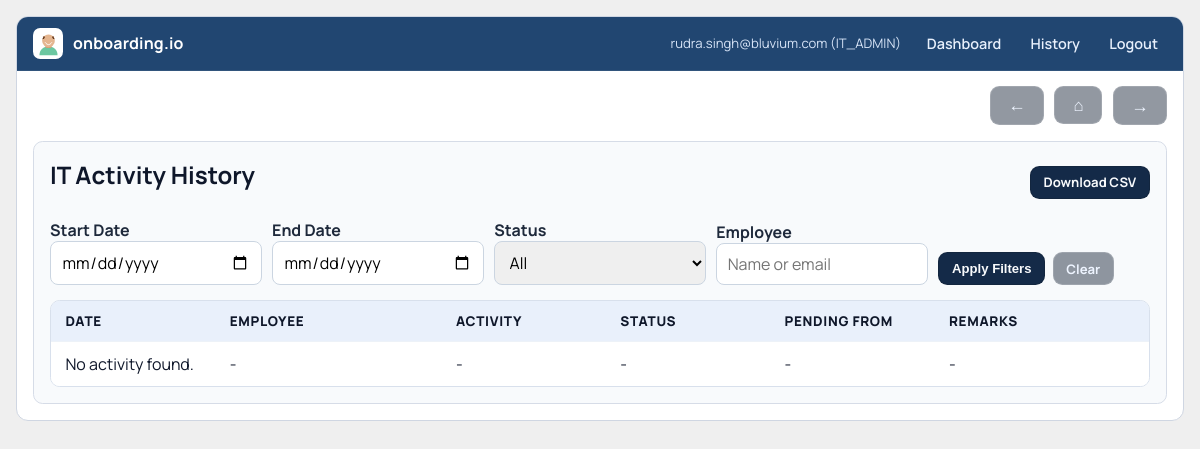
The app's page /history (signed in), older data.
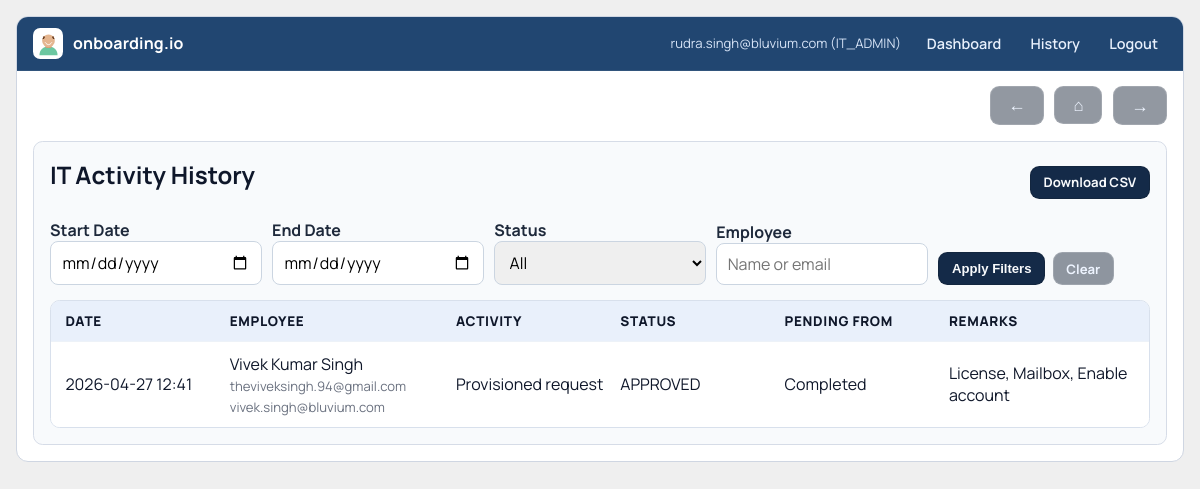
The same page, newer data.
### models.py (models this page shows)
class Provisioning(db.Model):
    id = db.Column(db.Integer, primary_key=True)
    request_id = db.Column(db.Integer, db.ForeignKey("employee_request.id"), nullable=False)
    created_by = db.Column(db.Integer, db.ForeignKey("user.id"), nullable=False)
    it_user_id = db.Column(db.String(255), nullable=False)
    license_type = db.Column(db.String(255), nullable=False)
    security_groups = db.Column(db.Text)
    assign_license = db.Column(db.Boolean)
    password_reset_required = db.Column(db.Boolean)
    block_user = db.Column(db.Boolean)
    mfa_reset_required = db.Column(db.Boolean)
    mailbox_creation_required = db.Column(db.Boolean)
    account_access_action = db.Column(db.String(20))
    created_at = db.Column(db.DateTime)

class EmployeeRequest(db.Model):
    id = db.Column(db.Integer, primary_key=True)
    domain = db.Column(db.String(255), nullable=False)
    requested_by = db.Column(db.Integer, db.ForeignKey("user.id"), nullable=False)
    first_name = db.Column(db.String(255))
    middle_name = db.Column(db.String(255))
    last_name = db.Column(db.String(255))
    employee_name = db.Column(db.String(255), nullable=False)
    employee_email = db.Column(db.String(255), nullable=False)
    gender = db.Column(db.String(50))
    job_title = db.Column(db.String(255))
    work_mode = db.Column(db.String(50))
    work_location = db.Column(db.String(255))
    company_email = db.Column(db.String(255))
    status = db.Column(db.String(50), nullable=False)
    created_at = db.Column(db.DateTime)

### app.py (the view, shortened to what this page needs)
    @app.route("/history")
    @login_required
    def history():
        domain = current_user.domain
        role = current_user.role
        export_csv = request.args.get("export") == "csv"
        filters = parse_history_filters()
        if role == ROLE_HR:
            requests = EmployeeRequest.query.filter_by(domain=domain, requested_by=current_user.id).order_by(EmployeeRequest.created_at.desc()).all()
            tracking_map = build_tracking_map(requests)
            rows = []
            for req in requests:
                tracking = tracking_map.get(req.id, {})
                rows.append({
                    "date": req.created_at.strftime("%Y-%m-%d %H:%M") if req.created_at else "-",
                    "employee": req.employee_name,
                    "personal_email": req.employee_email,
                    "company_email": req.company_email or "-",
                    "activity": "Created request",
                    "status": req.status,
                    "request_status": req.status,
                    "pending_from": tracking.get("pending_from", "-"),
                    "remarks": "-",
                })
            title = "HR Activity History"
        elif role == ROLE_IT:
            provision_rows = db.session.query(Provisioning, EmployeeRequest).join(
                EmployeeRequest,
                Provisioning.request_id == EmployeeRequest.id,
            ).filter(
                EmployeeRequest.domain == domain,
                Provisioning.created_by == current_user.id,
            ).order_by(Provisioning.created_at.desc()).all()
            requests = [req for _, req in provision_rows]
            tracking_map = build_tracking_map(requests)
            rows = []
            for provisioning, req in provision_rows:
                tracking = tracking_map.get(req.id, {})
                actions = []
                if provisioning.assign_license:
                    actions.append("License")
                if provisioning.password_reset_required:
                    actions.append("Password reset")
                if provisioning.mfa_reset_required:
                    actions.append("MFA reset")
                if provisioning.mailbox_creation_required:
                    actions.append("Mailbox")
                if provisioning.account_access_action == "ENABLE":
                    actions.append("Enable account")
                elif provisioning.account_access_action == "DISABLE":
                    actions.append("Disable account")
                rows.append({
                    "date": provisioning.created_at.strftime("%Y-%m-%d %H:%M") if provisioning.created_at else "-",
                    "employee": req.employee_name,
                    "personal_email": req.employee_email,
                    "company_email": req.company_email or "-",
                    "activity": "Provisioned request",
                    "status": req.status,
                    "request_status": req.status,
                    "pending_from": tracking.get("pending_from", "-"),
                    "remarks": ", ".join(actions) if actions else "-",
                })
            title = "IT Activity History"
        rows = apply_history_filters(rows, filters)
        if export_csv:
            headers = ["date", "employee", "personal_email", "company_email", "activity", "status", "pending_from", "remarks"]
            filename = f"{role.lower()}_history.csv"
            return build_csv_response(filename, headers, rows)
        return render_template(
            "history.html",
            history_rows=rows,
            history_title=title,
            filters=filters,
            status_options=[STATUS_PENDING_IT, STATUS_PENDING_APPROVAL, STATUS_APPROVED, STATUS_REJECTED],
        )

### templates/history.html (shortened to what this page needs)
{% extends "base.html" %}
{% block content %}
<div class="dashboard">
  <div class="history-head">
    <h2>{{ history_title }}</h2>
    <a class="btn small" href="{{ url_for('history', export='csv', start_date=filters.start_date_raw, end_date=filters.end_date_raw, status=filters.status, employee=filters.employee_raw) }}">Download CSV</a>
  </div>
  <form method="get" class="history-filters">
    <div>
      <label>Start Date</label>
      <input type="date" name="start_date" value="{{ filters.start_date_raw }}">
    </div>
    <div>
      <label>End Date</label>
      <input type="date" name="end_date" value="{{ filters.end_date_raw }}">
    </div>
    <div>
      <label>Status</label>
      <select name="status">
        <option value="">All</option>
      </select>
    </div>
    <div>
      <label>Employee</label>
      <input type="text" name="employee" placeholder="Name or email" value="{{ filters.employee_raw }}">
    </div>
    <div class="history-filter-actions">
      <button type="submit" class="btn small">Apply Filters</button>
      <a class="btn btn-outline small" href="{{ url_for('history') }}">Clear</a>
    </div>
  </form>
  <div class="table">
    <div class="table-header history-header">
      <span>Date</span>
      <span>Employee</span>
      <span>Activity</span>
      <span>Status</span>
      <span>Pending From</span>
      <span>Remarks</span>
    </div>
    {% for row in history_rows %}
      <div class="table-row history-row">
        <span>{{ row.date }}</span>
        <span>
          {{ row.employee }}
          <span class="table-subtext">{{ row.personal_email }}</span>
          <span class="table-subtext">{{ row.company_email }}</span>
        </span>
        <span>{{ row.activity }}</span>
        <span>{{ row.status }}</span>
        <span>{{ row.pending_from }}</span>
        <span>{{ row.remarks }}</span>
      </div>
    {% else %}
      <div class="table-row history-row">
        <span>No activity found.</span>
        <span>-</span>
        <span>-</span>
        <span>-</span>
        <span>-</span>
        <span>-</span>
      </div>
    {% endfor %}
  </div>
</div>
{% endblock %}

Row changes from the older to the newer data that the page shows:
added Provisioning: date "2026-04-27 12:41", employee "Vivek Kumar Singh", personal_email "theviveksingh.94@gmail.com", company_email "vivek.singh@bluvium.com", activity "Provisioned request", status "APPROVED", pending_from "Completed", remarks "License, Mailbox, Enable account"
Text that changed along with them:
text no longer shown: "No activity found. - - - - -"
